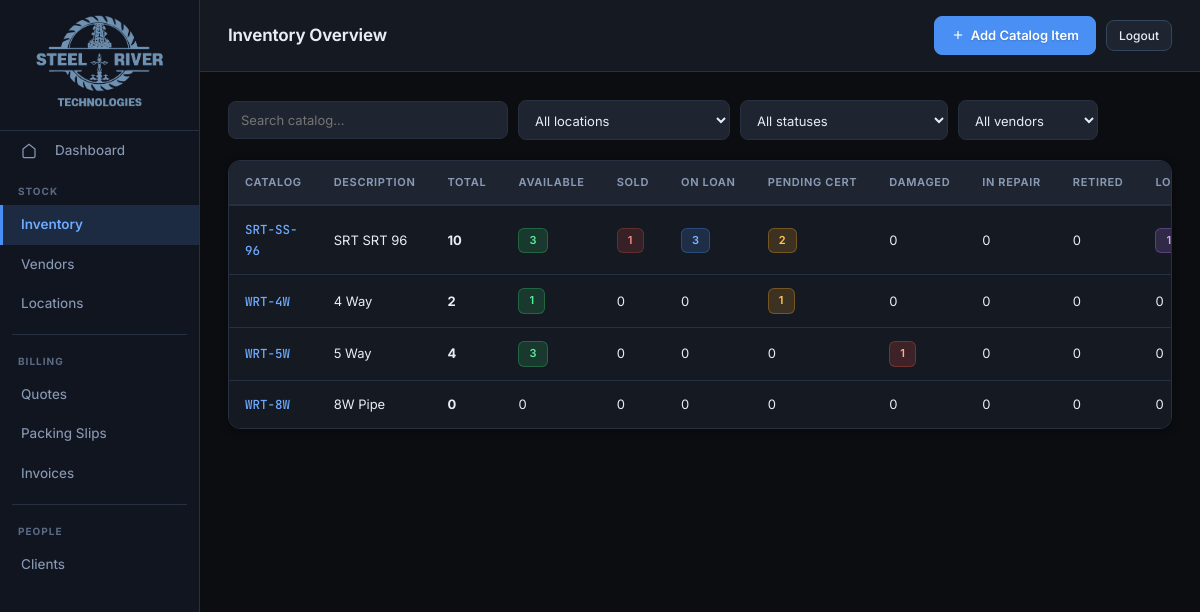
Screenshot of /inventory/ with the database file from the repository.
### tables this page shows
CREATE TABLE PartNumber (
    parts_number    TEXT PRIMARY KEY,
    description     TEXT,
    cost_price      REAL,
    resale_price    REAL,
    rental_price    REAL,
    weight          REAL,
    dimensions      TEXT,
    vendor_name     TEXT REFERENCES Vendor(name)
, created_by TEXT, created_at TEXT, modified_by TEXT, modified_at TEXT);

### app/routes/inventory.py (the view)
@router.get("/", response_class=HTMLResponse)
def inventory_overview(
    request: Request,
    search: str = "",
    location: str = "",
    status: str = "",
    vendor: str = "",
):
    db = get_db()
    q = """
        SELECT
            pn.parts_number,
            pn.description,
            pn.cost_price,
            pn.resale_price,
            pn.rental_price,
            v.name as vendor_name,
            COUNT(p.serial_number) as total_products,
            SUM(CASE WHEN p.status = 'Available' THEN 1 ELSE 0 END) as available_count,
            SUM(CASE WHEN p.status = 'Sold' THEN 1 ELSE 0 END) as sold_count,
            SUM(CASE WHEN p.status = 'On Loan' THEN 1 ELSE 0 END) as on_loan_count,
            SUM(CASE WHEN p.status = 'Pending Cert' THEN 1 ELSE 0 END) as pending_count,
            SUM(CASE WHEN p.status = 'Damaged' THEN 1 ELSE 0 END) as damaged_count,
            SUM(CASE WHEN p.status = 'In Repair' THEN 1 ELSE 0 END) as in_repair_count,
            SUM(CASE WHEN p.status = 'Retired / Decommissioned' THEN 1 ELSE 0 END) as retired_count,
            SUM(CASE WHEN p.status = 'Lost' THEN 1 ELSE 0 END) as lost_count,
            GROUP_CONCAT(DISTINCT p.location) as locations
        FROM PartNumber pn
        LEFT JOIN Product p ON pn.parts_number = p.parts_number
        LEFT JOIN Vendor v ON pn.vendor_name = v.name
        WHERE 1=1
    """
    args = []
    if search:
        q += " AND pn.parts_number LIKE ?"
        args.append(f"%{search}%")
    if location:
        q += " AND p.location LIKE ?"
        args.append(f"%{location}%")
    if status:
        q += " AND p.status = ?"
        args.append(status)
    if vendor:
        q += " AND v.name = ?"
        args.append(vendor)
    q += " GROUP BY pn.parts_number ORDER BY pn.parts_number"
    partnumbers = db.execute(q, args).fetchall()
    vendors = db.execute("SELECT * FROM Vendor ORDER BY name").fetchall()
    locations = db.execute("SELECT * FROM Location ORDER BY name").fetchall()
    db.close()
    return templates.TemplateResponse(
        "inventory/list.html",
        {
            "request": request,
            "partnumbers": partnumbers,
            "vendors": vendors,
            "locations": locations,
            "status_options": get_status_options(),
            "search": search,
            "filter_location": location,
            "filter_status": status,
            "filter_vendor": vendor,
        },
    )

### app/templates/inventory/list.html (shortened to what this page needs)
{% extends "base.html" %}
{% block page_title %}Inventory Overview{% endblock %}
{% set active = "inventory" %}
{% block topbar_actions %}
<a href="/inventory/part-number/new" class="btn btn-primary">
  <svg viewBox="0 0 24 24"><line x1="12" y1="5" x2="12" y2="19"/><line x1="5" y1="12" x2="19" y2="12"/></svg>
  Add Catalog Item
</a>
{% endblock %}
{% block content %}
<form method="get" class="search-bar" id="filter-form">
  <input type="text" name="search" placeholder="Search catalog…" value="{{ search }}">
  <select name="location" id="filter-location">
    <option value="">All locations</option>
  </select>
  <select name="status" id="filter-status">
    <option value="">All statuses</option>
  </select>
  <select name="vendor" id="filter-vendor">
    <option value="">All vendors</option>
  </select>
</form>
{% if partnumbers %}
<div class="table-wrap">
<table>
  <thead>
    <tr>
      <th>Catalog</th>
      <th>Description</th>
      <th>Total</th>
      <th>Available</th>
      <th>Sold</th>
      <th>On Loan</th>
      <th>Pending Cert</th>
      <th>Damaged</th>
      <th>In Repair</th>
      <th>Retired</th>
      <th>Lost</th>
    </tr>
  </thead>
  <tbody>
    {% for pn in partnumbers %}
    <tr>
      <td><a href="/inventory/part-number/{{ pn.parts_number }}" class="doc-num">{{ pn.parts_number }}</a></td>
      <td>{{ pn.description or "—" }}</td>
      <td><strong>{{ pn.total_products or 0 }}</strong></td>
      <td>
        {% if pn.available_count > 0 %}
        <span class="badge badge-available">{{ pn.available_count }}</span>
        {% else %}{{ pn.available_count or 0 }}{% endif %}
      </td>
      <td>
        {% if pn.sold_count > 0 %}
        <span class="badge badge-sold">{{ pn.sold_count }}</span>
        {% else %}{{ pn.sold_count or 0 }}{% endif %}
      </td>
      <td>
        {% if pn.on_loan_count > 0 %}
        <span class="badge badge-on-loan">{{ pn.on_loan_count }}</span>
        {% else %}{{ pn.on_loan_count or 0 }}{% endif %}
      </td>
      <td>
        {% if pn.pending_count > 0 %}
        <span class="badge badge-pending">{{ pn.pending_count }}</span>
        {% else %}{{ pn.pending_count or 0 }}{% endif %}
      </td>
      <td>
        {% if pn.damaged_count > 0 %}
        <span class="badge badge-damaged">{{ pn.damaged_count }}</span>
        {% else %}{{ pn.damaged_count or 0 }}{% endif %}
      </td>
      <td>
        {% if pn.in_repair_count > 0 %}
        <span class="badge badge-in-repair">{{ pn.in_repair_count }}</span>
        {% else %}{{ pn.in_repair_count or 0 }}{% endif %}
      </td>
      <td>
        {% if pn.retired_count > 0 %}
        <span class="badge badge-retired">{{ pn.retired_count }}</span>
        {% else %}{{ pn.retired_count or 0 }}{% endif %}
      </td>
      <td>
        {% if pn.lost_count > 0 %}
        <span class="badge badge-lost">{{ pn.lost_count }}</span>
        {% else %}{{ pn.lost_count or 0 }}{% endif %}
      </td>
    </tr>
    {% endfor %}
  </tbody>
</table>
</div>
{% else %}
<div class="empty-state">
  No catalog items found.
  <a href="/inventory/part-number/new" style="color:var(--accent)">Add one →</a>
</div>
{% endif %}
{% endblock %}

### app/static/css/main.css (style rules this page uses)
:root { --bg: #0b0d11; --surface: #151921; --surface2: #1e2430; --surface3: #283040; --surface-hover:#263040; --sidebar-bg: #111520; --sidebar-hover:#1a2235; --sidebar-active:#1c2a42; --border: #263040; --border2: #344560; --border-light:#45567a; --text: #e8edf5; --text2: #8899b4; --text3: #5a6b85; --text-muted: #3d4e68; --accent: #4a90f4; --accent2: #6eaaff; --accent-bg: rgba(74, 144, 244, 0.12); --accent-border:rgba(74, 144, 244, 0.35); --red: #f05545; --red-soft: #ff8a80; --red-bg: rgba(240, 85, 69, 0.12); --green: #2ecc71; --green-soft: #7defa0; --green-bg: rgba(46, 204, 113, 0.12); --amber: #f5a623; --amber-soft: #ffd166; --amber-bg: rgba(245, 166, 35, 0.12); --purple: #b07af5; --purple-bg: rgba(176, 122, 245, 0.12); --cyan: #26d9e6; --cyan-bg: rgba(38, 217, 230, 0.12); --font: 'Inter', system-ui, -apple-system, sans-serif; --mono: 'JetBrains Mono', 'Consolas', monospace; --radius: 8px; --radius-lg: 12px; --radius-xl: 16px; --shadow: 0 2px 8px rgba(0,0,0,0.4); --shadow-lg: 0 8px 24px rgba(0,0,0,0.5); --shadow-glow: 0 0 24px rgba(74, 144, 244, 0.15); --transition-fast: 0.15s cubic-bezier(0.4, 0, 0.2, 1); --transition: 0.2s cubic-bezier(0.4, 0, 0.2, 1); }
*, *::before, *::after { box-sizing: border-box; margin: 0; padding: 0; }
html, body { height: 100%; background: var(--bg); color: var(--text); font-family: var(--font); font-size: 14px; line-height: 1.6; -webkit-font-smoothing: antialiased; -moz-osx-font-smoothing: grayscale; }
a { color: var(--accent2); text-decoration: none; transition: color var(--transition-fast); }
.btn { display: inline-flex; align-items: center; gap: 6px; padding: 8px 16px; font-size: 13px; font-family: var(--font); font-weight: 500; border-radius: var(--radius); cursor: pointer; border: 1px solid var(--border2); background: var(--surface2); color: var(--text); text-decoration: none; transition: all var(--transition); white-space: nowrap; }
.btn-primary { background: var(--accent); border-color: var(--accent); color: #fff; font-weight: 600; text-shadow: 0 1px 2px rgba(0,0,0,0.2); }
.btn svg { width: 14px; height: 14px; stroke: currentColor; fill: none; stroke-width: 2; }
.table-wrap { overflow-x: auto; border: 1px solid var(--border); border-radius: var(--radius-lg); background: var(--surface); box-shadow: var(--shadow); }
table { width: 100%; border-collapse: collapse; }
thead th { background: var(--surface2); color: var(--text2); font-size: 11px; font-weight: 650; letter-spacing: 0.06em; text-transform: uppercase; padding: 13px 16px; text-align: left; border-bottom: 2px solid var(--border); white-space: nowrap; }
tbody tr { border-bottom: 1px solid var(--border); transition: background var(--transition-fast); }
tbody tr:last-child { border-bottom: none; }
tbody td { padding: 13px 16px; font-size: 13px; color: var(--text); vertical-align: middle; }
td a { color: var(--accent2); text-decoration: none; font-weight: 500; }
input[type=text], input[type=number], input[type=date], input[type=email], select, textarea { background: var(--surface2); border: 1px solid var(--border); border-radius: var(--radius); color: var(--text); font-family: var(--font); font-size: 13px; padding: 10px 12px; width: 100%; transition: all var(--transition); }
select option { background: var(--surface2); }
.badge { display: inline-flex; align-items: center; padding: 3px 10px; font-size: 11px; font-weight: 600; border-radius: 6px; white-space: nowrap; letter-spacing: 0.02em; transition: transform var(--transition-fast); }
.badge-available { background: rgba(46,204,113, 0.18); color: #5aed99; border: 1px solid rgba(46,204,113, 0.3); }
.badge-pending { background: rgba(245,166,35, 0.18); color: #ffc957; border: 1px solid rgba(245,166,35, 0.3); }
.badge-on-loan { background: rgba(74,144,244, 0.18); color: #7ab8ff; border: 1px solid rgba(74,144,244, 0.3); }
.badge-sold { background: rgba(240,85,69, 0.15); color: #ff8a80; border: 1px solid rgba(240,85,69, 0.25); }
.badge-damaged { background: rgba(240,85,69, 0.18); color: #ffab91; border: 1px solid rgba(240,85,69, 0.3); }
.badge-lost { background: rgba(176,122,245, 0.18); color: #d0a8ff; border: 1px solid rgba(176,122,245, 0.3); }
.doc-num { font-family: var(--mono); font-size: 12.5px; color: var(--accent2); font-weight: 500; }
.search-bar { display: flex; gap: 10px; align-items: center; margin-bottom: 20px; flex-wrap: wrap; }
.search-bar input[type=text] { max-width: 280px; }
.search-bar select { width: auto; min-width: 140px; }

### rows the page displays
PartNumber: parts_number "SRT-SS-96", description "SRT SRT 96", total_products "10", available_count "3", sold_count "1", on_loan_count "3", pending_count "2", damaged_count "0", in_repair_count "0", retired_count "0", lost_count "1"
PartNumber: parts_number "WRT-4W", description "4 Way", total_products "2", available_count "1", sold_count "0", on_loan_count "0", pending_count "1", damaged_count "0", in_repair_count "0", retired_count "0", lost_count "0"
PartNumber: parts_number "WRT-5W", description "5 Way", total_products "4", available_count "3", sold_count "0", on_loan_count "0", pending_count "0", damaged_count "1", in_repair_count "0", retired_count "0", lost_count "0"
PartNumber: parts_number "WRT-8W", description "8W Pipe", total_products "0", available_count "0", sold_count "0", on_loan_count "0", pending_count "0", damaged_count "0", in_repair_count "0", retired_count "0", lost_count "0"
